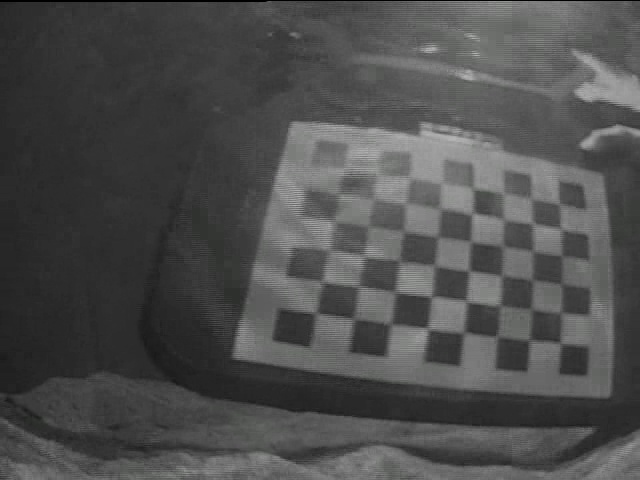
#> input picture wall-e/image.jpg, 640 x 480 px
$ python contours.py --image image.jpg --black 5 --white 5   (Python 2 division)
#> lines starting #> are read from the running program, lines starting #| are printed output that depends on the picture; after the words box and inside, x2 and y2 are one past the last pixel; in counts of white or black regions, pixels touching at a corner belong together; long printed decimals are rounded
import numpy as np
import cv2
import argparse

ap = argparse.ArgumentParser()
ap.add_argument("-i", "--image", required=True,
	help="path to input image")
ap.add_argument("-b", "--black", required=True, type=int,
	help="threshold below which is black")
ap.add_argument("-w", "--white", required=True, type=int,
	help="threshold above which is white")
args = vars(ap.parse_args())
black = args["black"]
white = args["white"]

im = cv2.imread(args["image"])
#> im is the input picture: shape (480, 640, 3); mean B, G, R 77.6, 77.8, 77.7
imgray = cv2.cvtColor(im,cv2.COLOR_BGR2GRAY)
ret,thresh = cv2.threshold(imgray,black,white,0)
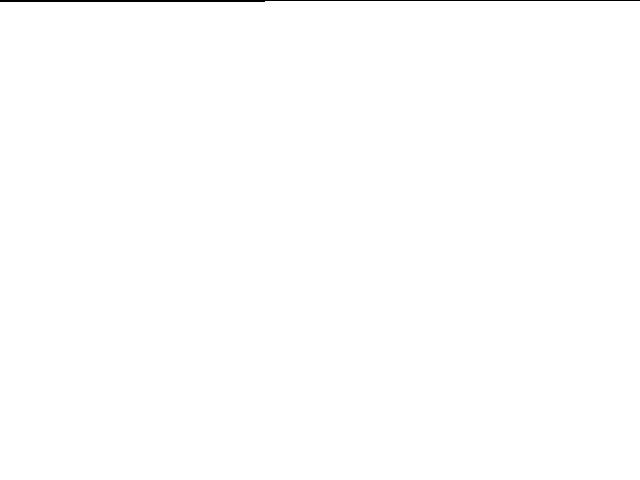
#> thresh: shape (480, 640); values 0 (black) and 5 (white), 99.7% white; 1 black region, box (x1, y1, x2, y2) and area: (0, 0, 640, 2) 905
#> ret = 5
contours, hierarchy = cv2.findContours(thresh,cv2.RETR_TREE,cv2.CHAIN_APPROX_SIMPLE)
#> contours = 1 item

print "X\tY\tArea\tMinI\tMaxI\tMeanI"
for c in contours:
	# compute the center of the contour
	if cv2.contourArea(c) > 0:
		M = cv2.moments(c)
		cX = int(M["m10"] / M["m00"])
		cY = int(M["m01"] / M["m00"])
		mask = np.zeros(imgray.shape,np.uint8)
		cv2.drawContours(mask,[c],0,255,-1)
		mean_val = cv2.mean(im,mask = mask)
		min_val, max_val, min_loc, max_loc = cv2.minMaxLoc(imgray,mask = mask)
		print cX,"\t",cY,"\t",cv2.contourArea(c),"\t",min_val,"\t",max_val,"\t",mean_val[0]
#> this loop made 1 pass
#> (cX, cY, mean_val, min_val, max_val, min_loc, max_loc) on pass 1: (319, 240, (77.85, 78.07, 77.92, 0), 10, 181, (265, 1), (475, 53))
#| 319 	 240 	 305177.5 	 10.0 	 181.0 	 77.847

cv2.drawContours(im,contours,-1,(0,255,0),-1)
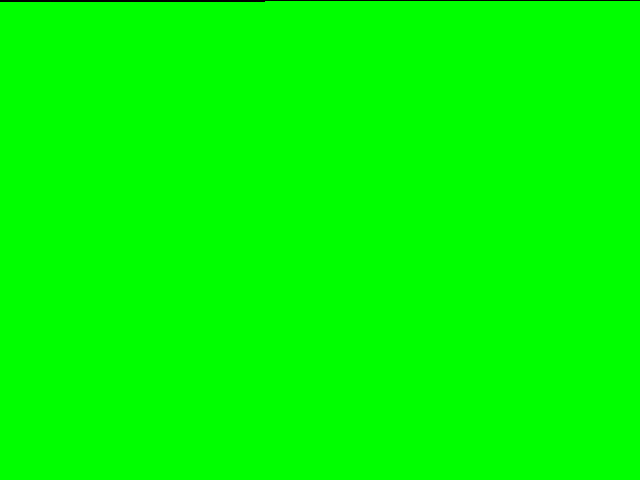
#> im: shape (480, 640, 3); mean B, G, R 0, 254.2, 0
cv2.imshow("Contours", im)
cv2.waitKey(0)
